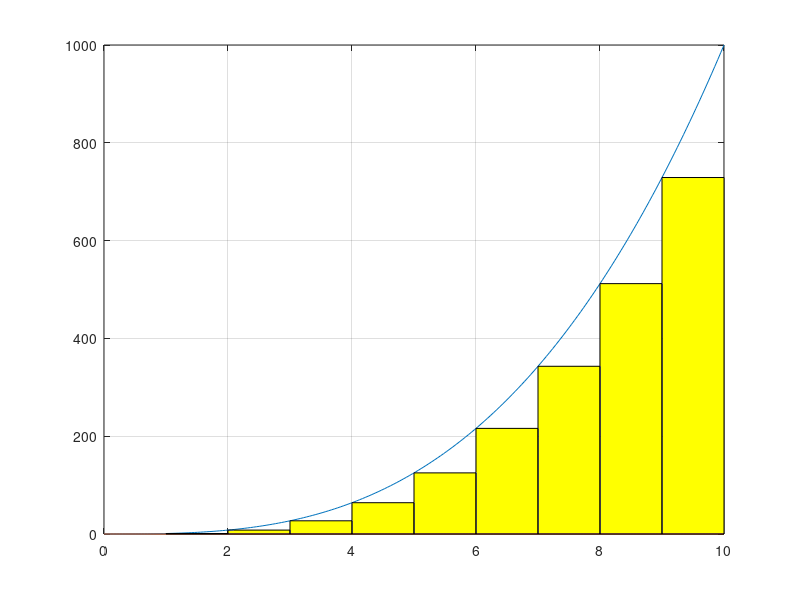

Recreate this plot in MATLAB. (Note: this script raises an error after producing the figure.)
fun = @(x) x.^3;
fun1= @(x) 1/4*x.^4;
q=integral(fun,0,10);

x=linspace(0,10,200);
 
plot(x,fun(x));
hold on
grid on;
plot(x,zeros(size(x)))

for v = 0.0:1.0:9.0
    rectangle('Position',[v 0 1.0 fun(v)],'FaceColor',	'#FFFF00')
end
ax = gca;
ax.XAxisLocation = 'origin';
ax.YAxisLocation = 'origin';
plot(x,fun1(x),'r')
colororder('#D95319')
plot(x,fun(x));